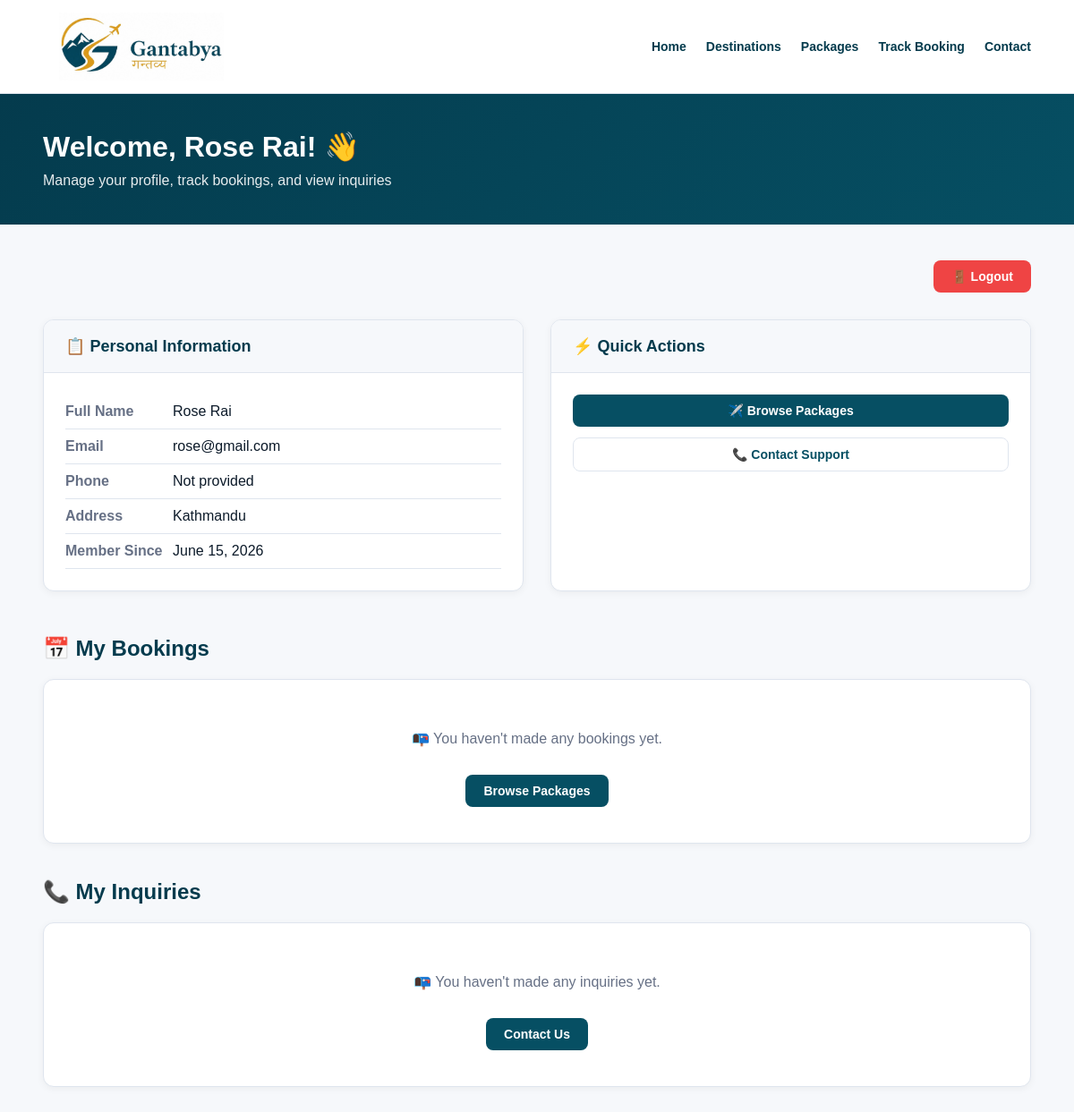
The page /profile (signed in) on the database its author committed.
### models.py (models this page shows)
class Customer(db.Model):
    __tablename__ = 'customer'
    id = db.Column(db.Integer, primary_key=True)
    full_name = db.Column(db.String(100), nullable=False)
    email = db.Column(db.String(120), unique=True, nullable=False)
    password = db.Column(db.String(200), nullable=False)
    phone = db.Column(db.String(20))
    address = db.Column(db.String(200))
    created_at = db.Column(db.DateTime, default=datetime.utcnow)

### app.py (the view)
@app.route("/profile")
def profile():
    if 'customer_id' not in session:
        return redirect(url_for("login"))
    customer = Customer.query.get(session['customer_id'])
    bookings = Booking.query.filter_by(customer_email=customer.email).order_by(Booking.id.desc()).all()
    inquiries = Inquiry.query.filter_by(email=customer.email).order_by(Inquiry.id.desc()).all()
    return render_template("profile.html", customer=customer, bookings=bookings, inquiries=inquiries)

### app.py (called while the page is built)
@app.context_processor
def inject_now():
    return {'now': datetime.utcnow()}

@app.context_processor
def inject_user():
    return dict(
        is_logged_in='customer_id' in session,
        customer_name=session.get('customer_name'),
        is_admin='admin_id' in session
    )

### templates/profile.html (shortened to what this page needs)
<!DOCTYPE html>
<html lang="en">
<head>
</head>
<body>
  <nav>
    <a class="logo" href="{{ url_for('home') }}">
      <img src="{{ url_for('static', filename='Logo.jpg') }}" alt="Gantabya logo">
    </a>
    <ul class="nav-links">
      <li><a href="{{ url_for('home') }}">Home</a></li>
      <li><a href="{{ url_for('destination') }}">Destinations</a></li>
      <li><a href="{{ url_for('packages') }}">Packages</a></li>
      <li><a href="{{ url_for('track_booking') }}">Track Booking</a></li>
      <li><a href="{{ url_for('contact') }}">Contact</a></li>
    </ul>
  </nav>
  <div class="welcome-banner">
    <h1>Welcome, {{ customer.full_name }}! 👋</h1>
    <p>Manage your profile, track bookings, and view inquiries</p>
  </div>
  <div class="container">
    <div class="logout-section">
      <a href="{{ url_for('logout') }}" class="btn btn-logout">🚪 Logout</a>
    </div>
    <div class="profile-grid">
      <div class="card">
        <div class="card-header">
          <h2>📋 Personal Information</h2>
        </div>
        <div class="card-body">
          <div class="info-row">
            <div class="info-label">Full Name</div>
            <div class="info-value">{{ customer.full_name }}</div>
          </div>
          <div class="info-row">
            <div class="info-label">Email</div>
            <div class="info-value">{{ customer.email }}</div>
          </div>
          <div class="info-row">
            <div class="info-label">Phone</div>
            <div class="info-value">{{ customer.phone or 'Not provided' }}</div>
          </div>
          <div class="info-row">
            <div class="info-label">Address</div>
            <div class="info-value">{{ customer.address or 'Not provided' }}</div>
          </div>
          <div class="info-row">
            <div class="info-label">Member Since</div>
            <div class="info-value">{{ customer.created_at.strftime('%B %d, %Y') if customer.created_at else 'Recently' }}</div>
          </div>
        </div>
      </div>
      <div class="card">
        <div class="card-header">
          <h2>⚡ Quick Actions</h2>
        </div>
        <div class="card-body">
          <a href="{{ url_for('packages') }}" class="btn btn-primary" style="display: block; text-align: center; margin-bottom: 12px;">
            ✈️ Browse Packages
          </a>
          <a href="{{ url_for('contact') }}" class="btn btn-outline" style="display: block; text-align: center;">
            📞 Contact Support
          </a>
        </div>
      </div>
    </div>
    <h2 class="section-title">📅 My Bookings</h2>
    <div class="card">
      <div class="table-container">
        {% if bookings and bookings|length > 0 %}
          <table>
            <thead>
              <tr>
                <th>Booking ID</th>
                <th>Package</th>
                <th>Travel Date</th>
                <th>Travelers</th>
                <th>Total Amount</th>
                <th>Status</th>
              </tr>
            </thead>
            <tbody>
              {% for booking in bookings %}
              <tr>
                <td>{{ booking.booking_number or '#' + booking.id|string }}</td>
                <td>{{ booking.package_name }}</td>
                <td>{{ booking.travel_date }}</td>
                <td>{{ booking.travelers }}</td>
                <td>₹{{ "%.2f"|format(booking.total_amount) }}</td>
                <td>
                  {% if booking.status == 'Pending' %}
                    <span class="status status-pending">Pending</span>
                  {% elif booking.status == 'Confirmed' %}
                    <span class="status status-confirmed">Confirmed</span>
                  {% elif booking.status == 'Completed' %}
                    <span class="status status-completed">Completed</span>
                  {% elif booking.status == 'Cancelled' %}
                    <span class="status status-cancelled">Cancelled</span>
                  {% else %}
                    <span class="status status-pending">{{ booking.status }}</span>
                  {% endif %}
                </td>
              </tr>
              {% endfor %}
            </tbody>
          </table>
        {% else %}
          <div class="empty-state">
            <p>📭 You haven't made any bookings yet.</p>
            <a href="{{ url_for('packages') }}" class="btn btn-primary" style="margin-top: 15px;">Browse Packages</a>
          </div>
        {% endif %}
      </div>
    </div>
    <h2 class="section-title" style="margin-top: 40px;">📞 My Inquiries</h2>
    <div class="card">
      <div class="table-container">
        {% if inquiries and inquiries|length > 0 %}
          <table>
            <thead>
              <tr>
                <th>Date</th>
                <th>Destination</th>
                <th>Service Type</th>
                <th>Travelers</th>
                <th>Message</th>
                <th>Status</th>
              </tr>
            </thead>
            <tbody>
              {% for inquiry in inquiries %}
              <tr>
                <td>{{ inquiry.created_at.strftime('%b %d, %Y') if inquiry.created_at else 'N/A' }}</td>
                <td>{{ inquiry.destination or '-' }}</td>
                <td>{{ inquiry.service_type or 'General' }}</td>
                <td>{{ inquiry.travelers or 1 }}</td>
                <td style="max-width: 200px; overflow: hidden; text-overflow: ellipsis;">
                  {{ inquiry.message[:50] + '...' if inquiry.message and inquiry.message|length > 50 else inquiry.message or '-' }}
                </td>
                <td>
                  {% if inquiry.status == 'Pending' %}
                    <span class="status status-pending">Pending</span>
                  {% elif inquiry.status == 'Reviewed' %}
                    <span class="status status-pending">Reviewed</span>
                  {% elif inquiry.status == 'Quotation Sent' %}
                    <span class="status status-confirmed">Quotation Sent</span>
                  {% elif inquiry.status == 'Confirmed' %}
                    <span class="status status-confirmed">Confirmed</span>
                  {% elif inquiry.status == 'Completed' %}
                    <span class="status status-completed">Completed</span>
                  {% elif inquiry.status == 'Cancelled' %}
                    <span class="status status-cancelled">Cancelled</span>
                  {% else %}
                    <span class="status status-pending">{{ inquiry.status }}</span>
                  {% endif %}
                </td>
              </tr>
              {% endfor %}
            </tbody>
          </table>
        {% else %}
          <div class="empty-state">
            <p>📭 You haven't made any inquiries yet.</p>
            <a href="{{ url_for('contact') }}" class="btn btn-primary" style="margin-top: 15px;">Contact Us</a>
          </div>
        {% endif %}
      </div>
    </div>
  </div>
</body>
</html>

### templates/profile.html (style rules this page uses)
:root { --teal: #064f63; --teal-dark: #043b4d; --gold: #c9a84c; --ink: #0d1b2a; --muted: #667085; --line: #dfe5ee; --panel: #ffffff; --bg: #f6f8fb; --success: #10b981; --warning: #f59e0b; --danger: #ef4444; }
* { box-sizing: border-box; }
body { margin: 0; min-height: 100vh; font-family: Arial, Helvetica, sans-serif; background: var(--bg); color: var(--ink); }
nav { min-height: 104px; padding: 14px 48px; display: flex; align-items: center; justify-content: space-between; background: rgba(255, 255, 255, 0.98); border-bottom: 1px solid var(--line); box-shadow: 0 2px 10px rgba(0, 0, 0, 0.05); }
.logo img { width: 220px; height: 76px; object-fit: contain; display: block; }
.nav-links { display: flex; align-items: center; gap: 22px; list-style: none; margin: 0; padding: 0; }
.nav-links a { color: var(--teal-dark); font-size: 14px; font-weight: 700; text-decoration: none; }
.welcome-banner { background: linear-gradient(135deg, var(--teal-dark), var(--teal)); color: white; padding: 40px 48px; }
.welcome-banner h1 { margin: 0 0 10px; font-size: 32px; }
.welcome-banner p { margin: 0; opacity: 0.9; }
.container { max-width: 1400px; margin: 0 auto; padding: 40px 48px; }
.profile-grid { display: grid; grid-template-columns: 1fr 1fr; gap: 30px; margin-bottom: 50px; }
.card { background: var(--panel); border-radius: 12px; border: 1px solid var(--line); overflow: hidden; box-shadow: 0 2px 8px rgba(0, 0, 0, 0.05); }
.card-header { background: var(--bg); padding: 18px 24px; border-bottom: 1px solid var(--line); }
.card-header h2 { margin: 0; font-size: 18px; color: var(--teal-dark); }
.card-body { padding: 24px; }
.info-row { display: flex; padding: 10px 0; border-bottom: 1px solid var(--line); }
.info-label { width: 120px; font-weight: 700; color: var(--muted); }
.info-value { flex: 1; color: var(--ink); }
.btn { display: inline-block; padding: 10px 20px; border-radius: 8px; text-decoration: none; font-weight: 700; font-size: 14px; cursor: pointer; border: none; transition: all 0.2s; }
.btn-primary { background: var(--teal); color: white; }
.btn-logout { background: var(--danger); color: white; }
.btn-outline { border: 1px solid var(--line); background: white; color: var(--teal); }
.table-container { overflow-x: auto; }
.empty-state { text-align: center; padding: 40px; color: var(--muted); }
.section-title { font-size: 24px; margin: 0 0 20px 0; color: var(--teal-dark); }
.logout-section { text-align: right; margin-bottom: 30px; }

### rows shown on the page
Customer: full_name "Rose Rai", email "rose@gmail.com", phone "Not provided", address "Kathmandu", created_at "June 15, 2026"
